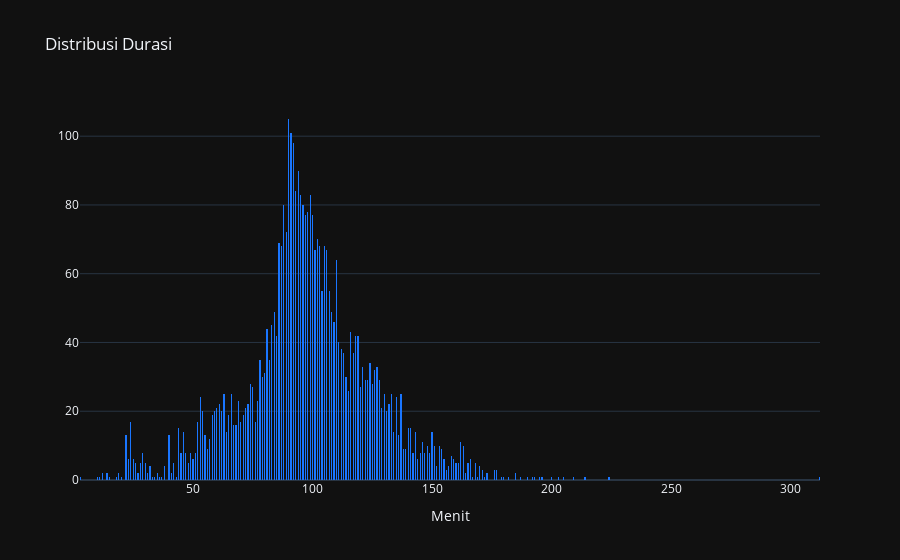

The cell this chart's notebook holds for it:
### Markdown cell above
## Bagaimana durasi dari setiap konten di Netflix?

### Code cell
trace = go.Histogram(
                     x = df2['duration'],
                     xbins=dict(size=0.5),
                     marker = dict(color = 'rgb(26, 118, 255)'))
layout = go.Layout(template= "plotly_dark", title = 'Distribusi Durasi', xaxis = dict(title = 'Menit'))
fig = go.Figure(data = [trace], layout = layout)
fig.show()

### Figure 1 — Plotly figure (JSON) as saved in the notebook; plotly's stock layout.template omitted (floating-point values rounded to 4 significant figures; data arrays with more than 128 entries replaced by an {"elided": "..."} marker saying what was removed)
{"data": [{"marker": {"color": "rgb(26, 118, 255)"}, "type": "histogram", "x": {"elided": "5837 str values"}, "xbins": {"size": 0.5}}], "layout": {"title": {"text": "Distribusi Durasi"}, "xaxis": {"title": {"text": "Menit"}}}}
